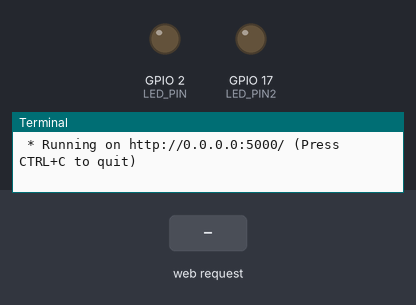
The program below on a simulated Raspberry Pi (BCM pin numbers). Shown: output pins drawn as LEDs (lit = HIGH), the last lines printed to the terminal. The inputs (shaded band) are chosen by the test bench. The clock reads 2024-03-15 10:24:30 at power-on unless the program sets it.

Above: at 1.2 s.
1.3 s: HTTP request for /led/on/red received
At 1.9 s:
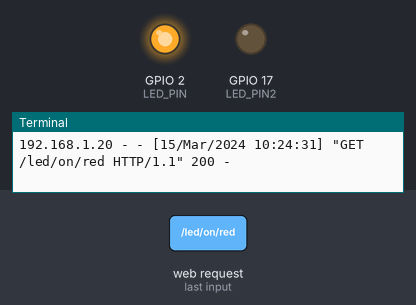
2.8 s: HTTP request for /led/on/blue received
At 3.1 s:
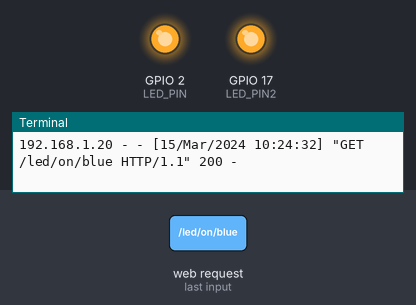
4.3 s: HTTP request for /led/off/red received
At 5.4 s:
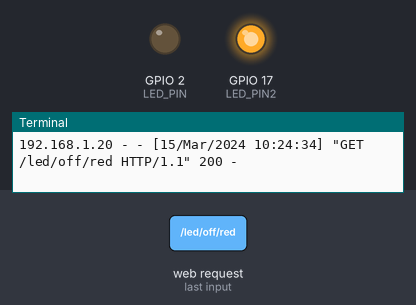
Timing chart, 0 to 7.3 s (numbered marks = the images above; inputs shaded):
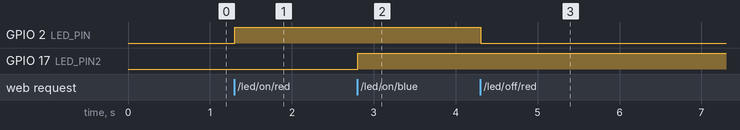

Measured:
- after the input at 1.3 s, GPIO 2 (LED_PIN): LOW → HIGH at once
- after the input at 2.8 s, GPIO 17 (LED_PIN2): LOW → HIGH at once
- after the input at 4.3 s, GPIO 2 (LED_PIN): HIGH → LOW at once

The program:

flask_hello_led_task.py
```python
from flask import Flask
import RPi.GPIO as GPIO

app = Flask(__name__)

LED_PIN = 2
LED_PIN2 = 17

GPIO.setmode(GPIO.BCM)
GPIO.setup(LED_PIN, GPIO.OUT)
GPIO.setmode(GPIO.BCM)
GPIO.setup(LED_PIN2, GPIO.OUT)

@app.route("/")
def hello_world():
    return '''
        <p>Hello, Flask!</p>
        <p><a href="/led/on/red">RED LED ON</a>
        <a href="/led/off/red">RED LED OFF</a></p>
        <p><a href="/led/on/blue">BLUE LED ON</a>
        <a href="/led/off/blue">BLUE LED OFF</a></p>
    '''

@app.route("/led/<op>/<color>")
def led_op(op, color):
    if op == "on":
        if color == "red":
            GPIO.output(LED_PIN, GPIO.HIGH)
            return '''
                <p>RED LED ON</p>
                <a href="/">Go home</a>
            '''
        elif color == "blue":
            GPIO.output(LED_PIN2, GPIO.HIGH)
            return '''
                <p>BLUE LED ON</p>
                <a href="/">Go home</a>
            '''
    elif op == "off":
        if color == "red":
            GPIO.output(LED_PIN, GPIO.LOW)
            return '''
                <p>RED LED OFF</p>
                <a href="/">Go home</a>
            '''
        elif color == "blue":
            GPIO.output(LED_PIN2, GPIO.LOW)
            return '''
                <p>BLUE LED OFF</p>
                <a href="/">Go home</a>
            '''

if __name__ == "__main__":
    try:
        app.run(host="0.0.0.0")
    finally:
        GPIO.cleanup()
```
